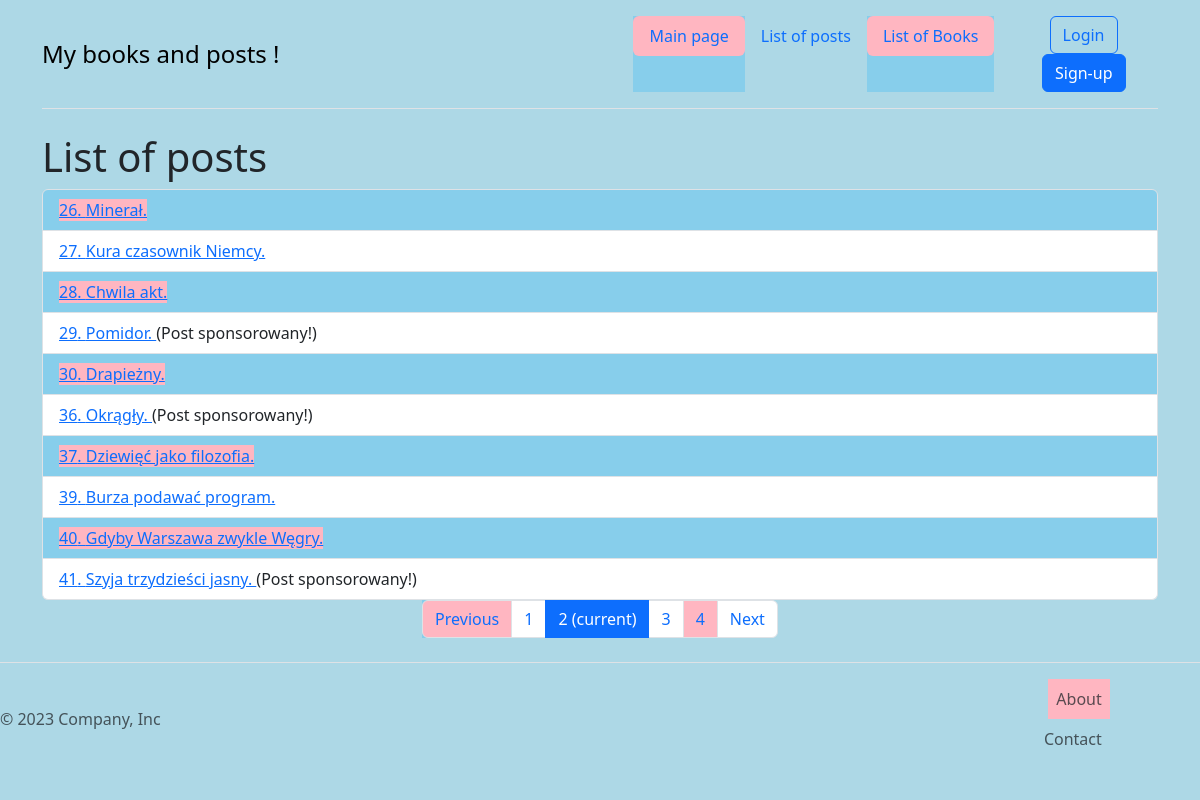
The app's page /posts/?page=2 with its own data.
### posts/models.py (models this page shows, shortened)
class Timestamped(models.Model, CheckAgeMixin):
    created = models.DateTimeField(auto_now_add=True)
    modified = models.DateTimeField(auto_now_add=True)
    class Meta:
        abstract = True

class Post(Timestamped):
    title = models.CharField(verbose_name='Tytuł' ,max_length=250)
    content = models.TextField(verbose_name='Treść')
    published = models.BooleanField(verbose_name='Opublikowany', default=False)
    sponsored = models.BooleanField(verbose_name='Sponsorowany', default=False)
    author = models.ForeignKey("auth.User", on_delete=models.CASCADE, related_name="posts")
    tags = models.ManyToManyField("tags.Tag", related_name="posts")
    categories = models.ManyToManyField(Category, related_name='posts', blank=True)
    example_file = models.FileField(upload_to='posts/examples/', blank=True, null=True)
    image = models.ImageField(upload_to="posts/images/%Y/%m/%d", null=True, blank=True)

### posts/views.py (the view)
# urls.py: path('', posts_list, name='list'),
def posts_list(request):
    posts = Post.objects.filter(published=True)
    q = request.GET.get("q")
    if q:
        posts = posts.filter(title__icontains=q)
    paginator = Paginator(posts, 10)
    page_number = request.GET.get('page')
    posts_list = paginator.get_page(page_number)
    context = {'posts_list': posts_list}
    return render(request, 'posts/list.html', context)

### posts/templates/posts/list.html
{% extends 'base.html' %}
{% load static %}
{% block styles %}
<link href="{% static 'posts/css/style.css' %}" rel="stylesheet">
{% endblock %}
{% block content %}
    <h1> List of posts </h1>
    <ul class="list-group">
        {% for post in posts_list %}
            <li class="list-group-item">
                <a href="{% url 'posts:details' post.id %}"> {{ post.id }}. {{ post.title }} </a>
                {% if post.sponsored %}
                    (Post sponsorowany!)
                {% endif %}
            </li>
        {% endfor %}
    </ul>
<nav aria-label="Page navigation">
     <ul class="pagination justify-content-center">
         {% if posts_list.has_previous %}
         <li class="page-item">
            <a class="page-link" href="?page={{ posts_list.previous_page_number }}">Previous</a>
         </li>
         {% else %}
         <li class="page-item disabled">
            <a class="page-link" href="#" tabindex="-1" aria-disabled="True">Previous</a>
         </li>
             {% endif %}
             {% for i in posts_list.paginator.page_range %}
             {% if posts_list.number == i %}
         <li class="page-item active" aria-current="page">
         <span class="page-link">
             {{ i }}
             <span class="sr-only">(current)</span>
         </span>
         </li>
             {% else %}
             <li class="page-item"><a class="page-link" href="?page={{ i }}">{{ i }}</a></li>
             {% endif %}
             {% endfor %}
             {% if posts_list.has_next %}
             <li class="page-item">
             <a class="page-link" href="?page={{ posts_list.next_page_number }}">Next</a>
         </li>
             {% else %}
             <li class="page-item disabled">
             <a class="page-link" href="#" tabindex="-1" aria-disabled="True">Next</a>
         </li>
         {% endif %}
    </ul>
</nav>
{% endblock %}

### main/static/main/css/style.css (style rules this page uses)
body { background-color: #fff; }

### posts/static/posts/css/style.css (style rules this page uses)
body { background-color: lightblue; }
ul { list-style-type: none; }
ul li:nth-child(odd) { background-color: skyblue; }
ul li:nth-child(odd) a { background-color: lightpink; }
li:nth-child(odd) a { background-color:lavender; }

### records on screen
Post: id "26", title "Minerał."
Post: id "27", title "Kura czasownik Niemcy."
Post: id "28", title "Chwila akt."
Post: id "29", title "Pomidor.", sponsored "(Post sponsorowany!)"
Post: id "30", title "Drapieżny."
Post: id "36", title "Okrągły.", sponsored "(Post sponsorowany!)"
Post: id "37", title "Dziewięć jako filozofia."
Post: id "39", title "Burza podawać program."
Post: id "40", title "Gdyby Warszawa zwykle Węgry."
Post: id "41", title "Szyja trzydzieści jasny.", sponsored "(Post sponsorowany!)"

### other values on screen
{{ i }} "1" "3" "4"
{{ i }} "2"
